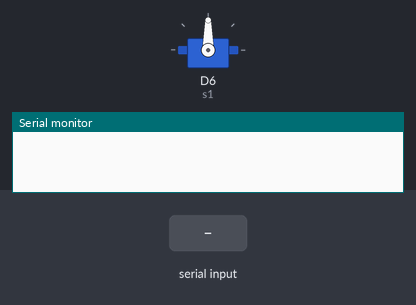
The sketch below on a simulated ESP8266 (NodeMCU). Parts: servo, the last lines printed to the serial monitor. The test bench sets the inputs (shaded band).

Above: at 1.2 s.
1.3 s: "90,45\n" received over Serial
At 3.4 s:
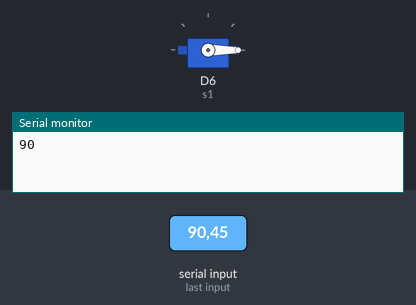
Timing chart, 0 to 4.9 s (numbered marks = the images above; inputs shaded):
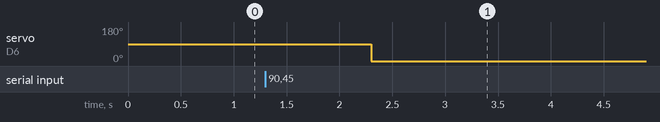

Measured:
- after the input at 1.3 s, servo on D6 (s1): 90° → 0° after 1.0 s

The sketch:

MotorTest.ino
```cpp
#include<Servo.h>
Servo s1;
void setup() {
  // put your setup code here, to run once:
  pinMode(D6,OUTPUT);
  s1.attach(D6);
  Serial.begin(115200);


}

void loop() {
  // put your main code here, to run repeatedly:
  if(Serial.available()>0)
  {
    String k = Serial.readString();
    int num = k.toInt();
    Serial.println(num);
    s1.writeMicroseconds(num);
  }

}
```
